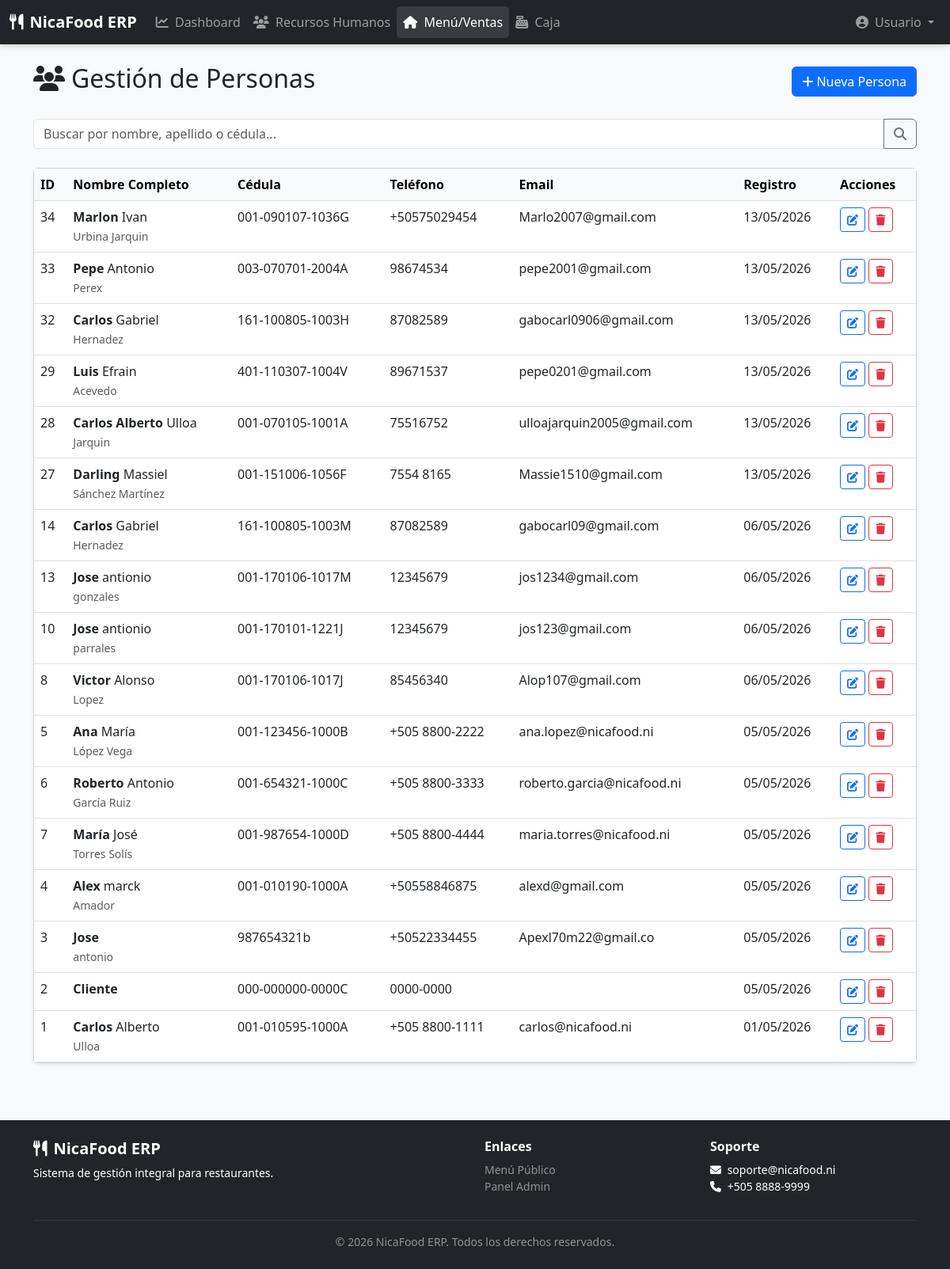
The app's page /modules/personas/index.php with its own data.
### tables this page shows
CREATE TABLE `persona` (
  `id_persona` int(11) NOT NULL,
  `tipo_persona` enum('Nacional','Extranjera') DEFAULT 'Nacional',
  `tipo_identificacion` enum('Cedula','Pasaporte','RUC','DNI','Residencia','Nit') NOT NULL,
  `numero_identificacion` varchar(20) NOT NULL,
  `primer_nombre` varchar(50) NOT NULL,
  `segundo_nombre` varchar(50) DEFAULT NULL,
  `Apellidos` varchar(50) DEFAULT NULL,
  `fecha_nacimiento` date DEFAULT NULL,
  `sexo` enum('Masculino','Femenino','Otro') DEFAULT 'Masculino',
  `genero` enum('Masculino','Femenino','No_Binario','Género_Fluido','Otro','Prefiero_no_decir') DEFAULT NULL,
  `orientacion_sexual` enum('Heterosexual','Homosexual','Bisexual','Pansexual','Asexual','Otro','Prefiero_no_decir') DEFAULT NULL,
  `pronombres_preferidos` enum('Él','Ella','Elle','Ellx','Prefiero_no_decir','No_especificar') DEFAULT NULL,
  `consentimiento_datos_sensibles` tinyint(1) DEFAULT 0,
  `fecha_consentimiento` datetime DEFAULT NULL,
  `estado_civil` enum('Soltero','Casado','Divorciado','Viudo','Union_Libre') DEFAULT 'Soltero',
  `email` varchar(100) DEFAULT NULL,
  `telefono_principal` varchar(20) DEFAULT NULL,
  `telefono_emergencia` varchar(20) DEFAULT NULL,
  `direccion` text DEFAULT NULL,
  `ciudad` varchar(50) DEFAULT NULL,
  `departamento_estado` varchar(50) DEFAULT NULL,
  `pais` varchar(2) DEFAULT 'NI',
  `Enfermedades` text DEFAULT NULL,
  `Tipo_sangre` varchar(5) DEFAULT NULL,
  `fecha_registro` timestamp NOT NULL DEFAULT current_timestamp(),
  `fecha_modificacion` timestamp NOT NULL DEFAULT current_timestamp() ON UPDATE current_timestamp(),
  `fecha_eliminacion` timestamp NULL DEFAULT NULL
);

### config/database.php (called while the page is built, shortened)
<?php
function getDB() {
    static $conn = null;
    if ($conn === null) {
        try {
            $dsn = "mysql:host=" . DB_HOST . ";dbname=" . DB_NAME . ";charset=" . DB_CHARSET;
            $options = [
                PDO::ATTR_ERRMODE => PDO::ERRMODE_EXCEPTION,
                PDO::ATTR_DEFAULT_FETCH_MODE => PDO::FETCH_ASSOC,
                PDO::ATTR_EMULATE_PREPARES => false,
            ];
            $conn = new PDO($dsn, DB_USER, DB_PASS, $options);
        } catch (PDOException $e) {
            if (getenv('APP_ENV') === 'production') {
                error_log($e->getMessage());
                die("Error de conexión al sistema");
            }
            die("Error de conexión: " . $e->getMessage());
        }
    }
    return $conn;
}
?>

### modules/personas/index.php (the view, shortened to what this page needs)
<?php
require_once '../../config/database.php';
include '../../includes/header.php';
include '../../includes/navbar.php';
$pagina = isset($_GET['page']) ? max(1, (int)$_GET['page']) : 1;
$limite = 20;
$offset = ($pagina - 1) * $limite;
$filtro = $_GET['q'] ?? '';
$params = [];
$sql = "SELECT * FROM Persona WHERE 1=1";
$sql .= " ORDER BY fecha_registro DESC LIMIT :limit OFFSET :offset";
$params[':limit'] = $limite;
$params[':offset'] = $offset;
$stmt = getDB()->prepare($sql);
$stmt->execute($params);
$personas = $stmt->fetchAll();
?>
<div class="container py-4">
    <div class="d-flex justify-content-between align-items-center mb-4">
        <h2><i class="fas fa-users me-2"></i>Gestión de Personas</h2>
        <a href="crear.php" class="btn btn-primary">
            <i class="fas fa-plus me-1"></i>Nueva Persona
        </a>
    </div>
    <form method="GET" class="mb-4">
        <div class="input-group">
            <input type="text" name="q" class="form-control" placeholder="Buscar por nombre, apellido o cédula..."
                   value="<?= htmlspecialchars($filtro) ?>">
            <button class="btn btn-outline-secondary" type="submit">
                <i class="fas fa-search"></i>
            </button>
        </div>
    </form>
    <div class="card shadow-sm">
        <div class="card-body p-0">
            <div class="table-responsive">
                <table class="table table-hover mb-0">
                    <thead class="table-light">
                        <tr>
                            <th>ID</th>
                            <th>Nombre Completo</th>
                            <th>Cédula</th>
                            <th>Teléfono</th>
                            <th>Email</th>
                            <th>Registro</th>
                            <th>Acciones</th>
                        </tr>
                    </thead>
                    <tbody>
                        <?php if ($personas): ?>
                            <?php foreach ($personas as $p): ?>
                            <tr>
                                <td><?= $p['id_persona'] ?></td>
                                <td>
                                    <strong><?= htmlspecialchars($p['primer_nombre']) ?></strong>
                                    <?= htmlspecialchars($p['segundo_nombre'] ?? '') ?>
                                    <br>
                                    <small class="text-muted"><?= htmlspecialchars($p['Apellidos']) ?></small>
                                </td>
                                <td><?= htmlspecialchars($p['numero_identificacion']) ?></td>
                                <td><?= htmlspecialchars($p['telefono_principal']) ?></td>
                                <td><?= htmlspecialchars($p['email'] ?? '-') ?></td>
                                <td><?= date('d/m/Y', strtotime($p['fecha_registro'])) ?></td>
                                <td>
                                    <a href="editar.php?id=<?= $p['id_persona'] ?>" class="btn btn-sm btn-outline-primary">
                                        <i class="fas fa-edit"></i>
                                    </a>
                                    <button class="btn btn-sm btn-outline-danger"
                                            onclick="confirmarEliminar(<?= $p['id_persona'] ?>, '<?= addslashes($p['primer_nombre']) ?>')">
                                        <i class="fas fa-trash"></i>
                                    </button>
                                </td>
                            </tr>
                            <?php endforeach; ?>
                        <?php endif; ?>
                    </tbody>
                </table>
            </div>
        </div>
    </div>
</div>
<?php include '../../includes/footer.php'; ?>

### includes/header.php (style rules this page uses)
body { background-color: #f8f9fa; }
body { background: #f8f9fa; font-family: 'Segoe UI', system-ui, -apple-system, sans-serif; }

### records on screen
persona: id_persona "34", primer_nombre "Marlon", segundo_nombre "Ivan", Apellidos "Urbina Jarquin", numero_identificacion "001-090107-1036G", telefono_principal "+50575029454", email "Marlo2007@gmail.com", fecha_registro "13/05/2026"
persona: id_persona "33", primer_nombre "Pepe", segundo_nombre "Antonio", Apellidos "Perex", numero_identificacion "003-070701-2004A", telefono_principal "98674534", email "pepe2001@gmail.com", fecha_registro "13/05/2026"
persona: id_persona "32", primer_nombre "Carlos", segundo_nombre "Gabriel", Apellidos "Hernadez", numero_identificacion "161-100805-1003H", telefono_principal "87082589", email "gabocarl0906@gmail.com", fecha_registro "13/05/2026"
persona: id_persona "29", primer_nombre "Luis", segundo_nombre "Efrain", Apellidos "Acevedo", numero_identificacion "401-110307-1004V", telefono_principal "89671537", email "pepe0201@gmail.com", fecha_registro "13/05/2026"
persona: id_persona "28", primer_nombre "Carlos Alberto", segundo_nombre "Ulloa", Apellidos "Jarquin", numero_identificacion "001-070105-1001A", telefono_principal "75516752", email "ulloajarquin2005@gmail.com", fecha_registro "13/05/2026"
persona: id_persona "27", primer_nombre "Darling", segundo_nombre "Massiel", Apellidos "Sánchez Martínez", numero_identificacion "001-151006-1056F", telefono_principal "7554 8165", email "Massie1510@gmail.com", fecha_registro "13/05/2026"
persona: id_persona "14", primer_nombre "Carlos", segundo_nombre "Gabriel", Apellidos "Hernadez", numero_identificacion "161-100805-1003M", telefono_principal "87082589", email "gabocarl09@gmail.com", fecha_registro "06/05/2026"
persona: id_persona "13", primer_nombre "Jose", segundo_nombre "antionio", Apellidos "gonzales", numero_identificacion "001-170106-1017M", telefono_principal "12345679", email "jos1234@gmail.com", fecha_registro "06/05/2026"
persona: id_persona "10", primer_nombre "Jose", segundo_nombre "antionio", Apellidos "parrales", numero_identificacion "001-170101-1221J", telefono_principal "12345679", email "jos123@gmail.com", fecha_registro "06/05/2026"
persona: id_persona "8", primer_nombre "Victor", segundo_nombre "Alonso", Apellidos "Lopez", numero_identificacion "001-170106-1017J", telefono_principal "85456340", email "Alop107@gmail.com", fecha_registro "06/05/2026"
persona: id_persona "5", primer_nombre "Ana", segundo_nombre "María", Apellidos "López Vega", numero_identificacion "001-123456-1000B", telefono_principal "+505 8800-2222", email "ana.lopez@nicafood.ni", fecha_registro "05/05/2026"
persona: id_persona "6", primer_nombre "Roberto", segundo_nombre "Antonio", Apellidos "García Ruiz", numero_identificacion "001-654321-1000C", telefono_principal "+505 8800-3333", email "roberto.garcia@nicafood.ni", fecha_registro "05/05/2026"
persona: id_persona "7", primer_nombre "María", segundo_nombre "José", Apellidos "Torres Solís", numero_identificacion "001-987654-1000D", telefono_principal "+505 8800-4444", email "maria.torres@nicafood.ni", fecha_registro "05/05/2026"
persona: id_persona "4", primer_nombre "Alex", segundo_nombre "marck", Apellidos "Amador", numero_identificacion "001-010190-1000A", telefono_principal "+50558846875", email "alexd@gmail.com", fecha_registro "05/05/2026"
persona: id_persona "3", primer_nombre "Jose", Apellidos "antonio", numero_identificacion "987654321b", telefono_principal "+50522334455", email "Apexl70m22@gmail.co", fecha_registro "05/05/2026"
persona: id_persona "2", primer_nombre "Cliente", numero_identificacion "000-000000-0000C", telefono_principal "0000-0000", fecha_registro "05/05/2026"
persona: id_persona "1", primer_nombre "Carlos", segundo_nombre "Alberto", Apellidos "Ulloa", numero_identificacion "001-010595-1000A", telefono_principal "+505 8800-1111", email "carlos@nicafood.ni", fecha_registro "01/05/2026"

### other values on screen
$_SESSION['nombre'] "Usuario"
